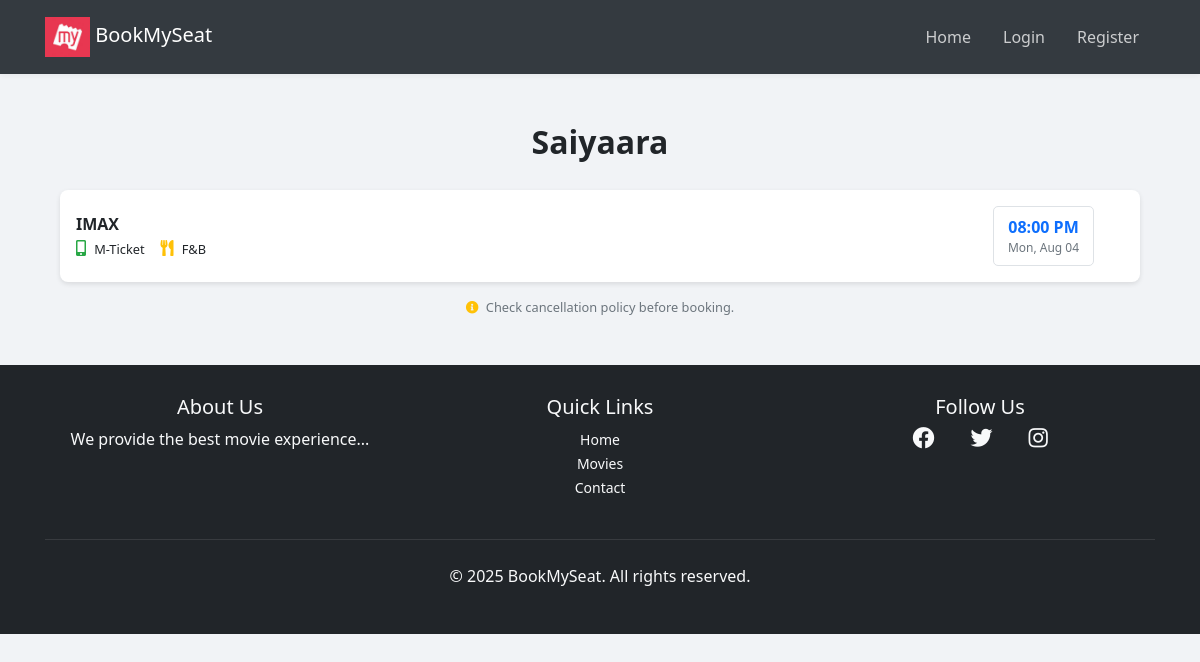
Before: /movies/movie/1/theaters/ with the older database file.
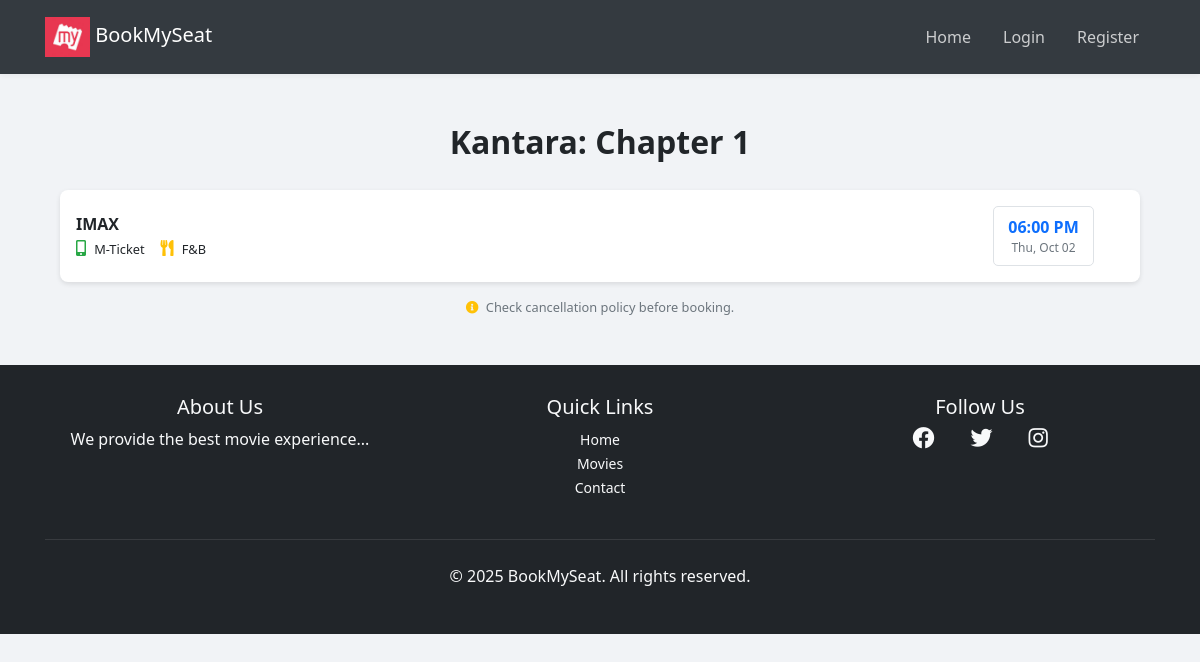
After: the same page with the newer database file.
### movies/models.py (models this page shows, shortened)
class Movie(models.Model):
    GENRE_CHOICES = [('Action', 'Action'), ('Comedy', 'Comedy'), ('Drama', 'Drama'), ('Horror', 'Horror'), ('Romance', 'Romance'), ('Sci-Fi', 'Science Fiction'), ('Thriller', 'Thriller')]
    LANGUAGE_CHOICES = [('English', 'English'), ('Hindi', 'Hindi'), ('Marathi', 'Marathi'), ('Tamil', 'Tamil'), ('Telugu', 'Telugu')]
    name = models.CharField(max_length=255)
    description = models.TextField(blank=True, null=True)
    cast = models.TextField(help_text="Comma-separated list of actors")
    release_date = models.DateField()
    genre = models.CharField(max_length=100, choices=GENRE_CHOICES)
    language = models.CharField(max_length=100, choices=LANGUAGE_CHOICES)
    youtube_link = models.URLField(blank=True)
    image = models.ImageField(upload_to='movie_images/')
    rating = models.DecimalField(max_digits=3, decimal_places=1, blank=True, null=True)
    added_by = models.ForeignKey(User, on_delete=models.SET_NULL, null=True, blank=True)

class Theater(models.Model):
    name = models.CharField(max_length=255)
    movie = models.ForeignKey('Movie', on_delete=models.CASCADE, related_name='theaters')
    time = models.DateTimeField()
    price = models.DecimalField(max_digits=7, decimal_places=2, default=150.00)

### movies/views.py (the view)
# urls.py: path('movie/<int:movie_id>/theaters/', views.theater_list, name='theater_list'),
def theater_list(request, movie_id):
    movie = get_object_or_404(Movie, id=movie_id); theaters = Theater.objects.filter(movie=movie)
    return render(request, 'movies/theater_list.html', {'movie': movie, 'theaters': theaters})

### templates/movies/theater_list.html (shortened to what this page needs)
{% extends "users/basic.html" %}
{% block content %}
<div class="container my-5">
    <div class="movie-title">{{ movie.name }}</div>
    {% if theaters %}
        {% for theater in theaters %}
        <div class="theatre-info">
            <div class="row w-100 align-items-center">
                 <div class="col-md-6 mb-2 mb-md-0">
                    <strong>{{ theater.name }}</strong>
                    <div class="info-icons mt-1 d-flex flex-wrap">
                        <span><i class="fas fa-mobile-alt text-success"></i> M-Ticket</span>
                        <span><i class="fas fa-utensils text-warning"></i> F&B</span>
                    </div>
                </div>
                <div class="col-md-6">
                    <div class="row g-2 justify-content-md-end">
                        <div class="col-lg-3 col-md-4 col-sm-4 col-6">
                            <a href="{% url 'book_seats' theater.id %}" class="time-box">
                                {{ theater.time|date:"h:i A" }}
                                <span>{{ theater.time|date:"D, M d" }}</span>
                            </a>
                        </div>
                    </div>
                </div>
            </div>
        </div>
        {% endfor %}
    {% else %}
        <div class="no-theaters">
            <p>Sorry, no showtimes available for this movie yet.</p>
        </div>
    {% endif %}
    <div class="non-cancellable text-center">
        <i class="fas fa-info-circle text-warning mr-1"></i> Check cancellation policy before booking.
    </div>
</div>
{% endblock %}

### templates/users/basic.html (shortened to what this page needs)
{% load static %}
<!doctype html>
<html lang="en">
  <head>
    <link
      rel="stylesheet"
      href="https://maxcdn.bootstrapcdn.com/bootstrap/4.0.0/css/bootstrap.min.css"
    />
    <link
      rel="stylesheet"
      href="https://cdnjs.cloudflare.com/ajax/libs/font-awesome/5.15.3/css/all.min.css"
    />
  </head>
  <body>
    <nav class="navbar navbar-expand-lg navbar-dark bg-dark fixed-top">
      <div class="container">
        <a class="navbar-brand" href="{% url 'home' %}">
          <img
            alt="logo"
            height="40"
            width="45"
          />
          BookMySeat</a
        >
        <div class="collapse navbar-collapse" id="navbarNav">
          <ul class="navbar-nav ml-auto align-items-center">
            <li class="nav-item">
              <a
                class="nav-link {% if request.resolver_match.url_name == 'home' %}active font-weight-bold{% endif %}"
                href="{% url 'home' %}"
                >Home</a
              >
            </li>
            {% if user.is_authenticated %}
            <li class="nav-item">
              <a
                class="nav-link {% if request.resolver_match.app_name == 'movies' %}active font-weight-bold{% endif %}"
                href="{% url 'movie_list' %}"
                >Movies</a
              >
            </li>
            <li class="nav-item dropdown">
              <a
                class="nav-link dropdown-toggle {% if request.resolver_match.url_name == 'profile' %}active font-weight-bold{% endif %}"
                href="#"
                id="navbarUserDropdown"
                role="button"
                data-toggle="dropdown"
                aria-haspopup="true"
                aria-expanded="false"
              >
                <i class="fas fa-user-circle mr-1"></i> {{ user.username }}
              </a>
              <div
                class="dropdown-menu dropdown-menu-right"
                aria-labelledby="navbarUserDropdown"
              >
                <a
                  class="dropdown-item {% if request.resolver_match.url_name == 'profile' %}active{% endif %}"
                  href="{% url 'profile' %}"
                >
                  <i class="fas fa-user-edit mr-2"></i>Profile
                </a>
                <div class="dropdown-divider"></div>
                <form
                  method="Post"
                  action="{% url 'logout' %}"
                  class="d-inline"
                >
                  {% csrf_token %}
                  <button type="submit" class="dropdown-item">
                    <i class="fas fa-sign-out-alt mr-2"></i>Logout
                  </button>
                </form>
              </div>
            </li>
            {% else %}
            <li class="nav-item">
              <a
                class="nav-link {% if request.resolver_match.url_name == 'login' %}active font-weight-bold{% endif %}"
                href="{% url 'login' %}"
                >Login</a
              >
            </li>
            <li class="nav-item">
              <a
                class="nav-link {% if request.resolver_match.url_name == 'register' %}active font-weight-bold{% endif %}"
                href="{% url 'register' %}"
                >Register</a
              >
            </li>
            {% endif %}
          </ul>
        </div>
      </div>
    </nav>
    <main class="container mt-4">
       {% block content %}{% endblock %}
    </main>
    <footer class="footer mt-5">
      <div class="container">
        <div class="row">
          <div class="col-md-4 mb-4 mb-md-0">
            <h5>About Us</h5>
            <p>We provide the best movie experience...</p>
          </div>
          <div class="col-md-4 mb-4 mb-md-0">
            <h5>Quick Links</h5>
            <ul class="list-unstyled">
              <li><a href="{% url 'home' %}">Home</a></li>
              <li><a href="{% url 'movie_list' %}">Movies</a></li>
              <li><a href="#">Contact</a></li>
            </ul>
          </div>
          <div class="col-md-4">
            <h5>Follow Us</h5>
            <div class="social-icons">
              <a href="#"><i class="fab fa-facebook"></i></a
              ><a href="#"><i class="fab fa-twitter"></i></a
              ><a href="#"><i class="fab fa-instagram"></i></a>
            </div>
          </div>
        </div>
        <hr
          class="mt-4 mb-4"
          style="border-top: 1px solid rgba(255, 255, 255, 0.1)"
        />
        <div class="text-center">
          <p>&copy; {% now "Y" %} BookMySeat. All rights reserved.</p>
        </div>
      </div>
    </footer>
  </body>
</html>

### templates/users/basic.html (style rules this page uses)
body { font-family: "Segoe UI", Tahoma, Geneva, Verdana, sans-serif; background-color: #f1f3f6; margin: 0; padding-top: 70px; }
.navbar { padding: 12px 24px; box-shadow: 0 2px 6px rgba(0, 0, 0, 0.05); }
.navbar-brand img { height: 40px; }
.navbar-dark .navbar-nav .nav-link { color: rgba(255, 255, 255, 0.75); font-weight: 500; padding: 8px 16px; transition: color 0.2s ease-in-out; }
.footer { background-color: #212529; color: #f8f9fa; padding: 30px 0; text-align: center; margin-top: 60px; }
.footer a { color: #f8f9fa; text-decoration: none; margin: 0 10px; font-size: 14px; }
.footer .social-icons i { font-size: 22px; margin: 0 8px; color: #f8f9fa; }

### templates/movies/theater_list.html (style rules this page uses)
.movie-title { font-size: 2rem; font-weight: bold; text-align: center; margin-bottom: 1.5rem; }
.theatre-info { padding: 1rem; background-color: #fff; border-radius: 8px; box-shadow: 0 2px 5px rgba(0, 0, 0, 0.1); margin-bottom: 1rem; }
.info-icons i { margin-right: 0.3rem; font-size: 1rem; }
.info-icons span { font-size: 0.8rem; margin-right: 1rem; }
.time-box { border: 1px solid #dee2e6; border-radius: 5px; padding: 0.5rem 0.75rem; text-align: center; background-color: #fff; transition: transform 0.2s ease, background-color 0.2s ease, box-shadow 0.2s ease; text-decoration: none; display: block; color: #0d6efd; font-weight: bold; }
.time-box span { display: block; font-size: 0.75rem; color: #6c757d; font-weight: normal; }
.non-cancellable { font-size: 0.8rem; margin-top: 1rem; color: #6c757d; }

Changed rows visible on the page:
changed Movie: name "Saiyaara" → "Kantara: Chapter 1"
changed Theater "IMAX": time "08:00 PM" → "06:00 PM"; time "Mon, Aug 04" → "Thu, Oct 02"
